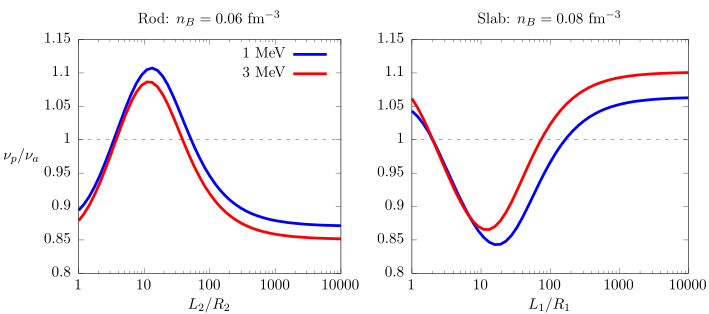

The script that saved this image:
set output 'ratio_nu.tex'
set terminal cairolatex pdf color colortext standalone size 18 cm, 8 cm

set multiplot layout 1,2 rowsfirst

set yrange[0.8:1.15]
set key top right spacing 1.5

set rmargin 2
set lmargin 11
set title "Rod: $n_B =0.06$ fm$^{-3}$"
set xlabel "$L_2/R_2$"
set arrow 1 from 1,1 to 10000,1 nohead dt 2
set log x
set ylabel offset 2.0,0.0 "\\nu_{p}/\\nu_{a}" rotate by 0
plot 	"../data/transport_Ld_T1.000000_2.txt"   			u 1:5 w l  lw 8 lc rgb "blue" title "1 MeV" ,\
			"../data/transport_Ld_T3.000000_2.txt"   			u 1:5 w l  lw 8 lc rgb "red" 	title "3 MeV"

set title "Slab: $n_B =0.08$ fm$^{-3}$"
unset ylabel
unset rmargin
unset key 
set lmargin 8
set xlabel "$L_1/R_1$"
# set ylabel offset 2.0,0.0 "\\nu_{p}/\\nu_{a}" rotate by 0
plot 	"../data/transport_Ld_T1.000000_1.txt"   			u 1:5 w l lw 8 lc rgb "blue" title "1 MeV" ,\
			"../data/transport_Ld_T3.000000_1.txt"   			u 1:5 w l lw 8 lc rgb "red" 	title "3 MeV"
